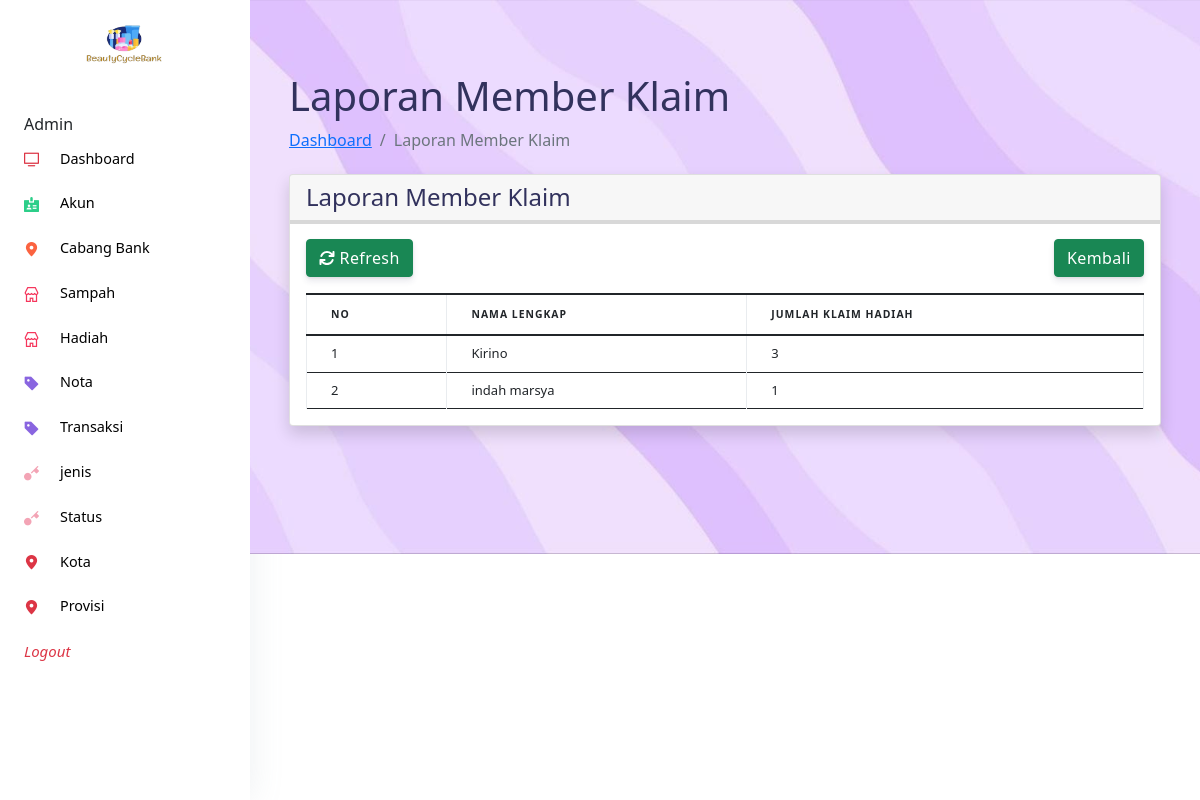
Page /admin/index.php?halaman=semualaporantransaksiklaim on the committed database.
### tables this page shows
CREATE TABLE `nota_gift` (
  `ID_Nota_Gift` varchar(100) NOT NULL,
  `ID_Akun` varchar(100) NOT NULL,
  `ID_Cabang_Bank` varchar(100) NOT NULL,
  `Tanggal_Klaim` date NOT NULL,
  `Poin_Klaim` int(100) NOT NULL,
  `ID_Statusklaim` varchar(100) NOT NULL,
  `Bukti_Klaim` varchar(100) NOT NULL
);

CREATE TABLE `akun` (
  `ID_Akun` varchar(100) NOT NULL,
  `ID_jenis_akun` varchar(100) NOT NULL,
  `Nama_Lengkap` varchar(100) NOT NULL,
  `Alamat_Rumah` varchar(100) NOT NULL,
  `No_Hp` varchar(13) NOT NULL,
  `Email` varchar(50) NOT NULL,
  `Password` varchar(10) NOT NULL,
  `Total_Poin_Akun` int(11) NOT NULL
);

### admin/semua_laporan_transaksi_klaim.php (the view, shortened to what this page needs)
<!DOCTYPE html>
<html lang="en">
<head>
  <link href="assets/js/plugins/nucleo/css/nucleo.css" rel="stylesheet" />
  <link href="assets/js/plugins/@fortawesome/fontawesome-free/css/all.min.css" rel="stylesheet" />
</head>
<div class="container-fluid px-4">
    <h1 class="mt-4">Laporan Member Klaim</h1>
      <ol class="breadcrumb mt-2 bg-transparent">
        <li  class="breadcrumb-item"><a href="index.php">Dashboard</a></li>
          <li class="breadcrumb-item active">Laporan Member Klaim</li>
      </ol>
<div class="card shadow" style="margin-top:22px">
    <div class="card-header border-4">
        <h4 class="mb-0">Laporan Member Klaim</h4>
    </div>
<div class="card-body" style="margin-top:-1px">
<table id="datatablesSimple" class="table table-bordered border-dark" background="">
<thead>
    <a href="index.php?halaman=semualaporanmemberklaim" class="btn btn-success square-btn-adjust" style="margin-bottom:16px"><i class="fa fa-refresh"></i> Refresh </a>
    <div style="float:right;" class="col-md-0">
        <input type="button" class="btn btn-success square-btn-adjust" style="margin-bottom:16px" class="fa fa-reply-all" value="Kembali" onclick="history.back(-1)"/>
    </div>
    <thead>
<tr>
    <th>No</th>
    <th>Nama Lengkap</th>
    <th>Jumlah Klaim Hadiah</th>
</tr>
</thead>
<tbody>
        <?php
        $nomor=1;
        $ambil= mysqli_query ($koneksi,"SELECT *, count(akun.ID_Akun) AS jumlah_klaim_akun FROM nota_gift
        INNER JOIN akun ON nota_gift.ID_akun = akun.ID_akun WHERE nota_gift.ID_Statusklaim='SK000001' GROUP BY nota_gift.ID_akun ORDER BY jumlah_klaim_akun DESC LIMIT 5");
        while($pecah=mysqli_fetch_array($ambil)){?>
        <tr>
            <td><?php echo $nomor++; ?></td>
            <td><?php echo $pecah['Nama_Lengkap']; ?></td>
            <td><?php echo $pecah['jumlah_klaim_akun']; ?></td>
                </tr>
              <?php } ?>
            </tbody>
          </table>
        </div>
      </div>
    </div>

### rows in the picture
nota_gift: ID_Akun.Nama_Lengkap "Kirino", jumlah_klaim_akun "3"
nota_gift: ID_Akun.Nama_Lengkap "indah marsya", jumlah_klaim_akun "1"
